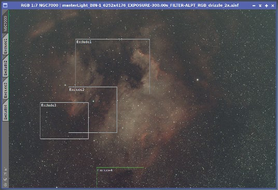
#> input picture pidoc/images/ExclusionZones.png, 278 x 190 px, shrunk from 536 x 366 before the run, found by its file name
$ python trim_images.py
#> lines starting #> are read from the running program, lines starting #| are printed output that depends on the picture
#> further down, im is the input picture: PIL image 278x190 RGBA; mean R, G, B, A 73.6, 72.2, 74.5, 255
# Crops Georg's screenshots to the dialog: removes the dark grey desktop
# border. A pixel counts as desktop if it is dark (luminance < 115) and grey
# (channels within 18 of each other). Reads ../Images, writes images/.
import os, sys
from PIL import Image

SRC = os.path.join(os.path.dirname(__file__), '..', 'Images')
DST = os.path.join(os.path.dirname(__file__), 'images')
SKIP = {'Part1_PixelMath_4.png'}   # tooltip close-up: the desktop is part of it
# Extra (top, bottom) rows to cut after the automatic trim, where light window
# edges above/below the dialog are not dark desktop (checked by eye).
EXTRA = {'Part2_3.png': (13, 0), 'Part2_1.png': (15, 17)}

def is_desktop(p):
    r, g, b = p[:3]
    return (0.299 * r + 0.587 * g + 0.114 * b) < 115 and max(r, g, b) - min(r, g, b) < 18

def content_box(im):
    rgb = im.convert('RGB')
    w, h = rgb.size
#> w = 278; h = 190
    px = rgb.load()
    # a row/column is content if > 40% of its pixels are not desktop (ignores thin strips of other windows)
    def row_has(y):
        return sum(not is_desktop(px[x, y]) for x in range(0, w, 2)) > 0.40 * w / 2
    def col_has(x):
        return sum(not is_desktop(px[x, y]) for y in range(0, h, 2)) > 0.40 * h / 2
    top = next(y for y in range(h) if row_has(y))
#> top = 1
    bottom = next(y for y in range(h - 1, -1, -1) if row_has(y)) + 1
#> bottom = 190
    left = next(x for x in range(w) if col_has(x))
#> left = 0
    right = next(x for x in range(w - 1, -1, -1) if col_has(x)) + 1
#> right = 278
    return left, top, right, bottom

for name in sorted(os.listdir(SRC)):
    # Screenshot*.png are Georg's reference shots, not manual images
    if not name.lower().endswith('.png') or name.startswith('Screenshot'):
        continue
    im = Image.open(os.path.join(SRC, name))
    if name in SKIP:
        box = (0, 0) + im.size
    else:
        box = content_box(im)
#> box = (0, 1, 278, 190)
    if name in EXTRA:
        t, b = EXTRA[name]
        box = (box[0], box[1] + t, box[2], box[3] - b)
    im.crop(box).save(os.path.join(DST, name))
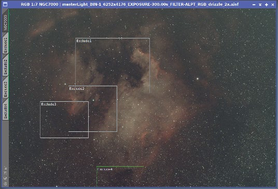
#> saved as ExclusionZones.png: PIL image 278x189 RGBA; mean R, G, B, A 73.6, 72.2, 74.5, 255
    print('%-26s %s -> %s' % (name, im.size, (box[2] - box[0], box[3] - box[1])))
#| ExclusionZones.png         (278, 190) -> (278, 189)
